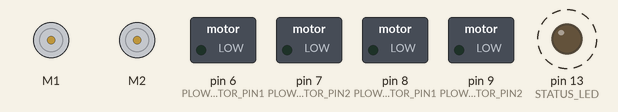
Simulated run of this sketch. Board: Arduino Uno, built for the host (arithmetic inside an expression is 32-bit, double 64-bit). On the bench: 2 × DC motor (green arrow = forward, orange = backward, longer = faster), switched loads named in the sketch (green lamp = pin HIGH), output pins drawn as LEDs (lit = HIGH). Dashed ring = blinking.

Above: at 0.5 s.
Timing chart, 0 to 4.7 s (numbered marks = the images above):
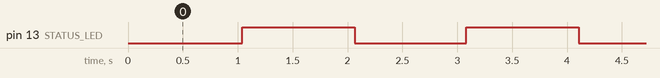

The sketch:

roboplow.ino
```cpp
#include <Sabertooth.h>
#include <PPMReader.h>

// Settings for the RC channels
static const int PLOW_POSN_CHANNEL = 4;
static const int PLOW_HEIGHT_CHANNEL = 3;
static const int TURN_CHANNEL = 1;
static const int DRIVE_CHANNEL = 2;

static const int MAX_CHANNEL = 6;

// PIN settings
static const int FS_iA6B_PIN = 3;
static const int PLOW_POSN_MOTOR_PIN1 = 6;
static const int PLOW_POSN_MOTOR_PIN2 = 7;
static const int PLOW_HEIGHT_MOTOR_PIN1 = 8;
static const int PLOW_HEIGHT_MOTOR_PIN2 = 9;

static const int STATUS_LED = 13;

static const unsigned long SIGNAL_TIMEOUT = 40; // milliseconds

// PPM reader reads data from the RC receiver
PPMReader ppm(FS_iA6B_PIN, MAX_CHANNEL);

// SaberTooth connected to the serial pin. The sabertooth should have
// dip switches set to packet serial mode
Sabertooth ST(128);

void setup() {

  pinMode(PLOW_POSN_MOTOR_PIN1, OUTPUT);
  pinMode(PLOW_POSN_MOTOR_PIN2, OUTPUT);
  pinMode(PLOW_HEIGHT_MOTOR_PIN1, OUTPUT);
  pinMode(PLOW_HEIGHT_MOTOR_PIN2, OUTPUT);
  pinMode(STATUS_LED, OUTPUT);

  digitalWrite(STATUS_LED, LOW);

  SabertoothTXPinSerial.begin(9600);

  // SaberTooth should stop the motors if it does not receive
  // a command within the timeout
  ST.setTimeout(500);

  // Needed to enable mix-mode packet commands
  ST.drive(0);
  ST.turn(0);
}

/*
 * Convert a PPM value to a SaberTooth value
 * PPM range is (unsigned long) 1000 to 2000
 * SaberTooth is (int) -127 to 127
 */
static inline int ppmToSaber(unsigned long ppmVal)
{
  if (ppmVal > 2000 || ppmVal < 1000) {
    return 0;
  }
  return (int(ppmVal) - 1500) / 4;
}

/*
 * Convert a PPM value to signals to send to a L298N
 * There is a large deadband in the middle which means
 * that the L298N is only switched on when the PPM values are
 * near the extreme values.
 */
static inline void ppmToL298N(unsigned long ppmVal, int in1, int in2)
{
  if (ppmVal > 1900 && ppmVal < 2001) {
    digitalWrite(in1, HIGH);
    digitalWrite(in2, LOW);
  }
  else if (ppmVal > 999 && ppmVal < 1100) {
    digitalWrite(in1, LOW);
    digitalWrite(in2, HIGH);
  }
  else {
    digitalWrite(in1, LOW);
    digitalWrite(in2, LOW);
  }
}

static void runMotors() {
    // Send the drive and turn data to the SaberTooth
    ST.drive(ppmToSaber(ppm.latestValidChannelValue(DRIVE_CHANNEL, 0)));
    ST.turn(ppmToSaber(ppm.latestValidChannelValue(TURN_CHANNEL, 0)));

    // Configure the motor controllers
    ppmToL298N(ppm.latestValidChannelValue(PLOW_POSN_CHANNEL, 0), PLOW_POSN_MOTOR_PIN1, PLOW_POSN_MOTOR_PIN2);
    ppmToL298N(ppm.latestValidChannelValue(PLOW_HEIGHT_CHANNEL, 0), PLOW_HEIGHT_MOTOR_PIN1, PLOW_HEIGHT_MOTOR_PIN2);
}

void loop() {
    static unsigned long lastValid = 0;

    unsigned long currentTime = millis();

    if (0 == ppm.channelState(MAX_CHANNEL)) {
        lastValid = currentTime;
        runMotors();
        byte ledState = (currentTime / 1024) & 1;
        digitalWrite(STATUS_LED, ledState);
        ppm.latestValidChannelValue(MAX_CHANNEL, 0);
    }

    unsigned long elapsed = currentTime - lastValid;

    if (elapsed > SIGNAL_TIMEOUT) {
        // Switch all motors off
        ST.drive(0);
        ST.turn(0);
        ppmToL298N(1500, PLOW_POSN_MOTOR_PIN1, PLOW_POSN_MOTOR_PIN2);
        ppmToL298N(1500, PLOW_HEIGHT_MOTOR_PIN1, PLOW_HEIGHT_MOTOR_PIN2);

        // Flash STATUS LED
        digitalWrite(STATUS_LED, (elapsed >> 8) & 1);
    }

}
```

Measured:
- by itself, pin 13 (STATUS_LED): alternates HIGH for 1.0 s and LOW for 1.0 s
